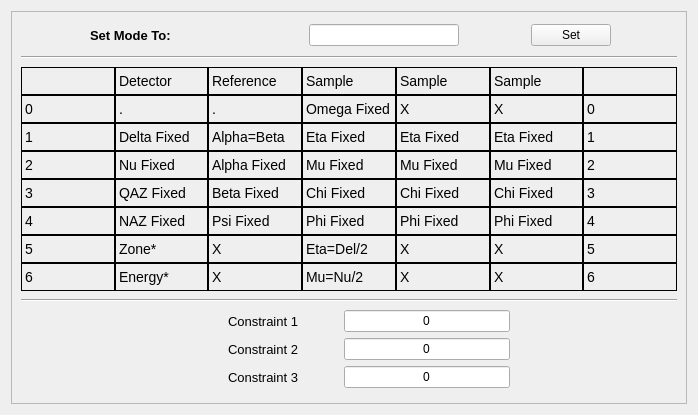
<?xml version="1.0" encoding="UTF-8"?>
<ui version="4.0">
 <class>Form</class>
 <widget class="QWidget" name="Form">
  <property name="geometry">
   <rect>
    <x>0</x>
    <y>0</y>
    <width>698</width>
    <height>415</height>
   </rect>
  </property>
  <property name="windowTitle">
   <string>Set mode</string>
  </property>
  <layout class="QVBoxLayout" name="verticalLayout">
   <item>
    <widget class="QFrame" name="frame">
     <property name="frameShape">
      <enum>QFrame::StyledPanel</enum>
     </property>
     <property name="frameShadow">
      <enum>QFrame::Raised</enum>
     </property>
     <layout class="QVBoxLayout" name="verticalLayout_5">
      <item>
       <layout class="QVBoxLayout" name="verticalLayout_4">
        <item>
         <layout class="QHBoxLayout" name="horizontalLayout_4">
          <item>
           <spacer name="horizontalSpacer">
            <property name="orientation">
             <enum>Qt::Horizontal</enum>
            </property>
            <property name="sizeHint" stdset="0">
             <size>
              <width>40</width>
              <height>20</height>
             </size>
            </property>
           </spacer>
          </item>
          <item>
           <widget class="QLabel" name="label_9">
            <property name="minimumSize">
             <size>
              <width>150</width>
              <height>0</height>
             </size>
            </property>
            <property name="font">
             <font>
              <pointsize>10</pointsize>
              <weight>75</weight>
              <bold>true</bold>
             </font>
            </property>
            <property name="styleSheet">
             <string notr="true"> QLabel {
    qproperty-alignment: AlignCenter;
    padding: 5px 0px;
    color: rgb(0, 0, 0);
    max-height: 18px;
    font-size: 10pt;
	font-weight: bold; 
}</string>
            </property>
            <property name="text">
             <string>Set Mode To:</string>
            </property>
           </widget>
          </item>
          <item>
           <spacer name="horizontalSpacer_2">
            <property name="orientation">
             <enum>Qt::Horizontal</enum>
            </property>
            <property name="sizeHint" stdset="0">
             <size>
              <width>40</width>
              <height>20</height>
             </size>
            </property>
           </spacer>
          </item>
          <item>
           <widget class="QLineEdit" name="mode_input">
            <property name="minimumSize">
             <size>
              <width>150</width>
              <height>0</height>
             </size>
            </property>
            <property name="maximumSize">
             <size>
              <width>150</width>
              <height>16777215</height>
             </size>
            </property>
            <property name="toolTip">
             <string>&lt;html&gt;&lt;head/&gt;&lt;body&gt;&lt;p&gt;Set a mode by passing the number correspondig to the table columns. Eg: 215 will set Nu Fixed, Alpha=Beta, Eta=Del/2&lt;/p&gt;&lt;/body&gt;&lt;/html&gt;</string>
            </property>
            <property name="maxLength">
             <number>5</number>
            </property>
            <property name="alignment">
             <set>Qt::AlignCenter</set>
            </property>
           </widget>
          </item>
          <item>
           <spacer name="horizontalSpacer_3">
            <property name="orientation">
             <enum>Qt::Horizontal</enum>
            </property>
            <property name="sizeHint" stdset="0">
             <size>
              <width>40</width>
              <height>20</height>
             </size>
            </property>
           </spacer>
          </item>
          <item>
           <widget class="QPushButton" name="mode_input_button">
            <property name="minimumSize">
             <size>
              <width>0</width>
              <height>0</height>
             </size>
            </property>
            <property name="text">
             <string>Set</string>
            </property>
            <property name="shortcut">
             <string>Return</string>
            </property>
           </widget>
          </item>
          <item>
           <spacer name="horizontalSpacer_4">
            <property name="orientation">
             <enum>Qt::Horizontal</enum>
            </property>
            <property name="sizeHint" stdset="0">
             <size>
              <width>40</width>
              <height>20</height>
             </size>
            </property>
           </spacer>
          </item>
         </layout>
        </item>
       </layout>
      </item>
      <item>
       <widget class="Line" name="line">
        <property name="orientation">
         <enum>Qt::Horizontal</enum>
        </property>
       </widget>
      </item>
      <item>
       <layout class="QGridLayout" name="gridLayout">
        <property name="spacing">
         <number>0</number>
        </property>
        <item row="6" column="4">
         <widget class="QLabel" name="label_mode53">
          <property name="styleSheet">
           <string notr="true"> QLabel {
    qproperty-alignment: AlignCenter;
    border: 1px solid rgb(0, 0, 0);
    padding: 5px 0px;
    color: rgb(0, 0, 0);
    max-height: 16px;
    font-size: 14px;
}</string>
          </property>
          <property name="text">
           <string>X</string>
          </property>
         </widget>
        </item>
        <item row="7" column="6">
         <widget class="QLabel" name="label_56">
          <property name="styleSheet">
           <string notr="true"> QLabel {
    qproperty-alignment: AlignCenter;
    border: 1px solid rgb(0, 0, 0);
    padding: 5px 0px;
    color: rgb(0, 0, 0);
    max-height: 16px;
    font-size: 14px;
}</string>
          </property>
          <property name="text">
           <string>6</string>
          </property>
         </widget>
        </item>
        <item row="5" column="1">
         <widget class="QLabel" name="label_mode40">
          <property name="styleSheet">
           <string notr="true"> QLabel {
    qproperty-alignment: AlignCenter;
    border: 1px solid rgb(0, 0, 0);
    padding: 5px 0px;
    color: rgb(0, 0, 0);
    max-height: 16px;
    font-size: 14px;
}</string>
          </property>
          <property name="text">
           <string>NAZ Fixed</string>
          </property>
         </widget>
        </item>
        <item row="0" column="1">
         <widget class="QLabel" name="label_2">
          <property name="styleSheet">
           <string notr="true"> QLabel {
    qproperty-alignment: AlignCenter;
    border: 1px solid rgb(0, 0, 0);
    padding: 5px 0px;
    color: rgb(0, 0, 0);
    max-height: 16px;
    font-size: 14px;
}</string>
          </property>
          <property name="text">
           <string>Detector</string>
          </property>
         </widget>
        </item>
        <item row="4" column="5">
         <widget class="QLabel" name="label_mode34">
          <property name="styleSheet">
           <string notr="true"> QLabel {
    qproperty-alignment: AlignCenter;
    border: 1px solid rgb(0, 0, 0);
    padding: 5px 0px;
    color: rgb(0, 0, 0);
    max-height: 16px;
    font-size: 14px;
}</string>
          </property>
          <property name="text">
           <string>Chi Fixed</string>
          </property>
         </widget>
        </item>
        <item row="1" column="5">
         <widget class="QLabel" name="label_mode04">
          <property name="styleSheet">
           <string notr="true"> QLabel {
    qproperty-alignment: AlignCenter;
    border: 1px solid rgb(0, 0, 0);
    padding: 5px 0px;
    color: rgb(0, 0, 0);
    max-height: 16px;
    font-size: 14px;
}</string>
          </property>
          <property name="text">
           <string>X</string>
          </property>
         </widget>
        </item>
        <item row="3" column="3">
         <widget class="QLabel" name="label_mode22">
          <property name="styleSheet">
           <string notr="true"> QLabel {
    qproperty-alignment: AlignCenter;
    border: 1px solid rgb(0, 0, 0);
    padding: 5px 0px;
    color: rgb(0, 0, 0);
    max-height: 16px;
    font-size: 14px;
}</string>
          </property>
          <property name="text">
           <string>Mu Fixed</string>
          </property>
         </widget>
        </item>
        <item row="3" column="4">
         <widget class="QLabel" name="label_mode23">
          <property name="styleSheet">
           <string notr="true"> QLabel {
    qproperty-alignment: AlignCenter;
    border: 1px solid rgb(0, 0, 0);
    padding: 5px 0px;
    color: rgb(0, 0, 0);
    max-height: 16px;
    font-size: 14px;
}</string>
          </property>
          <property name="text">
           <string>Mu Fixed</string>
          </property>
         </widget>
        </item>
        <item row="5" column="5">
         <widget class="QLabel" name="label_mode44">
          <property name="styleSheet">
           <string notr="true"> QLabel {
    qproperty-alignment: AlignCenter;
    border: 1px solid rgb(0, 0, 0);
    padding: 5px 0px;
    color: rgb(0, 0, 0);
    max-height: 16px;
    font-size: 14px;
}</string>
          </property>
          <property name="text">
           <string>Phi Fixed</string>
          </property>
         </widget>
        </item>
        <item row="0" column="4">
         <widget class="QLabel" name="label_5">
          <property name="styleSheet">
           <string notr="true"> QLabel {
    qproperty-alignment: AlignCenter;
    border: 1px solid rgb(0, 0, 0);
    padding: 5px 0px;
    color: rgb(0, 0, 0);
    max-height: 16px;
    font-size: 14px;
}</string>
          </property>
          <property name="text">
           <string>Sample</string>
          </property>
         </widget>
        </item>
        <item row="2" column="2">
         <widget class="QLabel" name="label_mode11">
          <property name="styleSheet">
           <string notr="true"> QLabel {
    qproperty-alignment: AlignCenter;
    border: 1px solid rgb(0, 0, 0);
    padding: 5px 0px;
    color: rgb(0, 0, 0);
    max-height: 16px;
    font-size: 14px;
}</string>
          </property>
          <property name="text">
           <string>Alpha=Beta</string>
          </property>
         </widget>
        </item>
        <item row="0" column="3">
         <widget class="QLabel" name="label_4">
          <property name="styleSheet">
           <string notr="true"> QLabel {
    qproperty-alignment: AlignCenter;
    border: 1px solid rgb(0, 0, 0);
    padding: 5px 0px;
    color: rgb(0, 0, 0);
    max-height: 16px;
    font-size: 14px;
}</string>
          </property>
          <property name="text">
           <string>Sample</string>
          </property>
         </widget>
        </item>
        <item row="7" column="4">
         <widget class="QLabel" name="label_mode63">
          <property name="styleSheet">
           <string notr="true"> QLabel {
    qproperty-alignment: AlignCenter;
    border: 1px solid rgb(0, 0, 0);
    padding: 5px 0px;
    color: rgb(0, 0, 0);
    max-height: 16px;
    font-size: 14px;
}</string>
          </property>
          <property name="text">
           <string>X</string>
          </property>
         </widget>
        </item>
        <item row="0" column="0">
         <widget class="QLabel" name="label">
          <property name="styleSheet">
           <string notr="true"> QLabel {
    qproperty-alignment: AlignCenter;
    border: 1px solid rgb(0, 0, 0);
    padding: 5px 0px;
    color: rgb(0, 0, 0);
    max-height: 16px;
    font-size: 14px;
}</string>
          </property>
          <property name="text">
           <string/>
          </property>
         </widget>
        </item>
        <item row="7" column="0">
         <widget class="QLabel" name="label_50">
          <property name="styleSheet">
           <string notr="true"> QLabel {
    qproperty-alignment: AlignCenter;
    border: 1px solid rgb(0, 0, 0);
    padding: 5px 0px;
    color: rgb(0, 0, 0);
    max-height: 16px;
    font-size: 14px;
}</string>
          </property>
          <property name="text">
           <string>6</string>
          </property>
         </widget>
        </item>
        <item row="2" column="0">
         <widget class="QLabel" name="label_15">
          <property name="styleSheet">
           <string notr="true"> QLabel {
    qproperty-alignment: AlignCenter;
    border: 1px solid rgb(0, 0, 0);
    padding: 5px 0px;
    color: rgb(0, 0, 0);
    max-height: 16px;
    font-size: 14px;
}</string>
          </property>
          <property name="text">
           <string>1</string>
          </property>
         </widget>
        </item>
        <item row="5" column="2">
         <widget class="QLabel" name="label_mode41">
          <property name="styleSheet">
           <string notr="true"> QLabel {
    qproperty-alignment: AlignCenter;
    border: 1px solid rgb(0, 0, 0);
    padding: 5px 0px;
    color: rgb(0, 0, 0);
    max-height: 16px;
    font-size: 14px;
}</string>
          </property>
          <property name="text">
           <string>Psi Fixed</string>
          </property>
         </widget>
        </item>
        <item row="1" column="1">
         <widget class="QLabel" name="label_mode00">
          <property name="styleSheet">
           <string notr="true"> QLabel {
    qproperty-alignment: AlignCenter;
    border: 1px solid rgb(0, 0, 0);
    padding: 5px 0px;
    color: rgb(0, 0, 0);
    max-height: 16px;
    font-size: 14px;
}</string>
          </property>
          <property name="text">
           <string>.</string>
          </property>
         </widget>
        </item>
        <item row="5" column="6">
         <widget class="QLabel" name="label_42">
          <property name="styleSheet">
           <string notr="true"> QLabel {
    qproperty-alignment: AlignCenter;
    border: 1px solid rgb(0, 0, 0);
    padding: 5px 0px;
    color: rgb(0, 0, 0);
    max-height: 16px;
    font-size: 14px;
}</string>
          </property>
          <property name="text">
           <string>4</string>
          </property>
         </widget>
        </item>
        <item row="3" column="5">
         <widget class="QLabel" name="label_mode24">
          <property name="styleSheet">
           <string notr="true"> QLabel {
    qproperty-alignment: AlignCenter;
    border: 1px solid rgb(0, 0, 0);
    padding: 5px 0px;
    color: rgb(0, 0, 0);
    max-height: 16px;
    font-size: 14px;
}</string>
          </property>
          <property name="text">
           <string>Mu Fixed</string>
          </property>
         </widget>
        </item>
        <item row="2" column="4">
         <widget class="QLabel" name="label_mode13">
          <property name="styleSheet">
           <string notr="true"> QLabel {
    qproperty-alignment: AlignCenter;
    border: 1px solid rgb(0, 0, 0);
    padding: 5px 0px;
    color: rgb(0, 0, 0);
    max-height: 16px;
    font-size: 14px;
}</string>
          </property>
          <property name="text">
           <string>Eta Fixed</string>
          </property>
         </widget>
        </item>
        <item row="5" column="3">
         <widget class="QLabel" name="label_mode42">
          <property name="styleSheet">
           <string notr="true"> QLabel {
    qproperty-alignment: AlignCenter;
    border: 1px solid rgb(0, 0, 0);
    padding: 5px 0px;
    color: rgb(0, 0, 0);
    max-height: 16px;
    font-size: 14px;
}</string>
          </property>
          <property name="text">
           <string>Phi Fixed</string>
          </property>
         </widget>
        </item>
        <item row="7" column="5">
         <widget class="QLabel" name="label_mode64">
          <property name="styleSheet">
           <string notr="true"> QLabel {
    qproperty-alignment: AlignCenter;
    border: 1px solid rgb(0, 0, 0);
    padding: 5px 0px;
    color: rgb(0, 0, 0);
    max-height: 16px;
    font-size: 14px;
}</string>
          </property>
          <property name="text">
           <string>X</string>
          </property>
         </widget>
        </item>
        <item row="0" column="2">
         <widget class="QLabel" name="label_3">
          <property name="styleSheet">
           <string notr="true"> QLabel {
    qproperty-alignment: AlignCenter;
    border: 1px solid rgb(0, 0, 0);
    padding: 5px 0px;
    color: rgb(0, 0, 0);
    max-height: 16px;
    font-size: 14px;
}</string>
          </property>
          <property name="text">
           <string>Reference</string>
          </property>
         </widget>
        </item>
        <item row="5" column="0">
         <widget class="QLabel" name="label_36">
          <property name="styleSheet">
           <string notr="true"> QLabel {
    qproperty-alignment: AlignCenter;
    border: 1px solid rgb(0, 0, 0);
    padding: 5px 0px;
    color: rgb(0, 0, 0);
    max-height: 16px;
    font-size: 14px;
}</string>
          </property>
          <property name="text">
           <string>4</string>
          </property>
         </widget>
        </item>
        <item row="4" column="4">
         <widget class="QLabel" name="label_mode33">
          <property name="styleSheet">
           <string notr="true"> QLabel {
    qproperty-alignment: AlignCenter;
    border: 1px solid rgb(0, 0, 0);
    padding: 5px 0px;
    color: rgb(0, 0, 0);
    max-height: 16px;
    font-size: 14px;
}</string>
          </property>
          <property name="text">
           <string>Chi Fixed</string>
          </property>
         </widget>
        </item>
        <item row="6" column="2">
         <widget class="QLabel" name="label_mode51">
          <property name="styleSheet">
           <string notr="true"> QLabel {
    qproperty-alignment: AlignCenter;
    border: 1px solid rgb(0, 0, 0);
    padding: 5px 0px;
    color: rgb(0, 0, 0);
    max-height: 16px;
    font-size: 14px;
}</string>
          </property>
          <property name="text">
           <string>X</string>
          </property>
         </widget>
        </item>
        <item row="3" column="0">
         <widget class="QLabel" name="label_22">
          <property name="styleSheet">
           <string notr="true"> QLabel {
    qproperty-alignment: AlignCenter;
    border: 1px solid rgb(0, 0, 0);
    padding: 5px 0px;
    color: rgb(0, 0, 0);
    max-height: 16px;
    font-size: 14px;
}</string>
          </property>
          <property name="text">
           <string>2</string>
          </property>
         </widget>
        </item>
        <item row="6" column="5">
         <widget class="QLabel" name="label_mode54">
          <property name="styleSheet">
           <string notr="true"> QLabel {
    qproperty-alignment: AlignCenter;
    border: 1px solid rgb(0, 0, 0);
    padding: 5px 0px;
    color: rgb(0, 0, 0);
    max-height: 16px;
    font-size: 14px;
}</string>
          </property>
          <property name="text">
           <string>X</string>
          </property>
         </widget>
        </item>
        <item row="1" column="3">
         <widget class="QLabel" name="label_mode02">
          <property name="styleSheet">
           <string notr="true"> QLabel {
    qproperty-alignment: AlignCenter;
    border: 1px solid rgb(0, 0, 0);
    padding: 5px 0px;
    color: rgb(0, 0, 0);
    max-height: 16px;
    font-size: 14px;
}</string>
          </property>
          <property name="text">
           <string>Omega Fixed</string>
          </property>
         </widget>
        </item>
        <item row="0" column="5">
         <widget class="QLabel" name="label_6">
          <property name="styleSheet">
           <string notr="true"> QLabel {
    qproperty-alignment: AlignCenter;
    border: 1px solid rgb(0, 0, 0);
    padding: 5px 0px;
    color: rgb(0, 0, 0);
    max-height: 16px;
    font-size: 14px;
}</string>
          </property>
          <property name="text">
           <string>Sample</string>
          </property>
         </widget>
        </item>
        <item row="0" column="6">
         <widget class="QLabel" name="label_7">
          <property name="styleSheet">
           <string notr="true"> QLabel {
    qproperty-alignment: AlignCenter;
    border: 1px solid rgb(0, 0, 0);
    padding: 5px 0px;
    color: rgb(0, 0, 0);
    max-height: 16px;
    font-size: 14px;
}</string>
          </property>
          <property name="text">
           <string/>
          </property>
         </widget>
        </item>
        <item row="4" column="0">
         <widget class="QLabel" name="label_29">
          <property name="styleSheet">
           <string notr="true"> QLabel {
    qproperty-alignment: AlignCenter;
    border: 1px solid rgb(0, 0, 0);
    padding: 5px 0px;
    color: rgb(0, 0, 0);
    max-height: 16px;
    font-size: 14px;
}</string>
          </property>
          <property name="text">
           <string>3</string>
          </property>
         </widget>
        </item>
        <item row="2" column="5">
         <widget class="QLabel" name="label_mode14">
          <property name="styleSheet">
           <string notr="true"> QLabel {
    qproperty-alignment: AlignCenter;
    border: 1px solid rgb(0, 0, 0);
    padding: 5px 0px;
    color: rgb(0, 0, 0);
    max-height: 16px;
    font-size: 14px;
}</string>
          </property>
          <property name="text">
           <string>Eta Fixed</string>
          </property>
         </widget>
        </item>
        <item row="1" column="2">
         <widget class="QLabel" name="label_mode01">
          <property name="styleSheet">
           <string notr="true"> QLabel {
    qproperty-alignment: AlignCenter;
    border: 1px solid rgb(0, 0, 0);
    padding: 5px 0px;
    color: rgb(0, 0, 0);
    max-height: 16px;
    font-size: 14px;
}</string>
          </property>
          <property name="text">
           <string>.</string>
          </property>
         </widget>
        </item>
        <item row="6" column="1">
         <widget class="QLabel" name="label_mode50">
          <property name="styleSheet">
           <string notr="true"> QLabel {
    qproperty-alignment: AlignCenter;
    border: 1px solid rgb(0, 0, 0);
    padding: 5px 0px;
    color: rgb(0, 0, 0);
    max-height: 16px;
    font-size: 14px;
}</string>
          </property>
          <property name="text">
           <string>Zone*</string>
          </property>
         </widget>
        </item>
        <item row="2" column="3">
         <widget class="QLabel" name="label_mode12">
          <property name="styleSheet">
           <string notr="true"> QLabel {
    qproperty-alignment: AlignCenter;
    border: 1px solid rgb(0, 0, 0);
    padding: 5px 0px;
    color: rgb(0, 0, 0);
    max-height: 16px;
    font-size: 14px;
}</string>
          </property>
          <property name="text">
           <string>Eta Fixed</string>
          </property>
         </widget>
        </item>
        <item row="7" column="2">
         <widget class="QLabel" name="label_mode61">
          <property name="styleSheet">
           <string notr="true"> QLabel {
    qproperty-alignment: AlignCenter;
    border: 1px solid rgb(0, 0, 0);
    padding: 5px 0px;
    color: rgb(0, 0, 0);
    max-height: 16px;
    font-size: 14px;
}</string>
          </property>
          <property name="text">
           <string>X</string>
          </property>
         </widget>
        </item>
        <item row="4" column="1">
         <widget class="QLabel" name="label_mode30">
          <property name="styleSheet">
           <string notr="true"> QLabel {
    qproperty-alignment: AlignCenter;
    border: 1px solid rgb(0, 0, 0);
    padding: 5px 0px;
    color: rgb(0, 0, 0);
    max-height: 16px;
    font-size: 14px;
}</string>
          </property>
          <property name="text">
           <string>QAZ Fixed</string>
          </property>
         </widget>
        </item>
        <item row="2" column="6">
         <widget class="QLabel" name="label_21">
          <property name="styleSheet">
           <string notr="true"> QLabel {
    qproperty-alignment: AlignCenter;
    border: 1px solid rgb(0, 0, 0);
    padding: 5px 0px;
    color: rgb(0, 0, 0);
    max-height: 16px;
    font-size: 14px;
}</string>
          </property>
          <property name="text">
           <string>1</string>
          </property>
         </widget>
        </item>
        <item row="7" column="3">
         <widget class="QLabel" name="label_mode62">
          <property name="styleSheet">
           <string notr="true"> QLabel {
    qproperty-alignment: AlignCenter;
    border: 1px solid rgb(0, 0, 0);
    padding: 5px 0px;
    color: rgb(0, 0, 0);
    max-height: 16px;
    font-size: 14px;
}</string>
          </property>
          <property name="text">
           <string>Mu=Nu/2</string>
          </property>
         </widget>
        </item>
        <item row="3" column="1">
         <widget class="QLabel" name="label_mode20">
          <property name="styleSheet">
           <string notr="true"> QLabel {
    qproperty-alignment: AlignCenter;
    border: 1px solid rgb(0, 0, 0);
    padding: 5px 0px;
    color: rgb(0, 0, 0);
    max-height: 16px;
    font-size: 14px;
}</string>
          </property>
          <property name="text">
           <string>Nu Fixed</string>
          </property>
         </widget>
        </item>
        <item row="2" column="1">
         <widget class="QLabel" name="label_mode10">
          <property name="styleSheet">
           <string notr="true"> QLabel {
    qproperty-alignment: AlignCenter;
    border: 1px solid rgb(0, 0, 0);
    padding: 5px 0px;
    color: rgb(0, 0, 0);
    max-height: 16px;
    font-size: 14px;
}</string>
          </property>
          <property name="text">
           <string>Delta Fixed</string>
          </property>
         </widget>
        </item>
        <item row="4" column="6">
         <widget class="QLabel" name="label_35">
          <property name="styleSheet">
           <string notr="true"> QLabel {
    qproperty-alignment: AlignCenter;
    border: 1px solid rgb(0, 0, 0);
    padding: 5px 0px;
    color: rgb(0, 0, 0);
    max-height: 16px;
    font-size: 14px;
}</string>
          </property>
          <property name="text">
           <string>3</string>
          </property>
         </widget>
        </item>
        <item row="6" column="0">
         <widget class="QLabel" name="label_43">
          <property name="styleSheet">
           <string notr="true"> QLabel {
    qproperty-alignment: AlignCenter;
    border: 1px solid rgb(0, 0, 0);
    padding: 5px 0px;
    color: rgb(0, 0, 0);
    max-height: 16px;
    font-size: 14px;
}</string>
          </property>
          <property name="text">
           <string>5</string>
          </property>
         </widget>
        </item>
        <item row="6" column="6">
         <widget class="QLabel" name="label_49">
          <property name="styleSheet">
           <string notr="true"> QLabel {
    qproperty-alignment: AlignCenter;
    border: 1px solid rgb(0, 0, 0);
    padding: 5px 0px;
    color: rgb(0, 0, 0);
    max-height: 16px;
    font-size: 14px;
}</string>
          </property>
          <property name="text">
           <string>5</string>
          </property>
         </widget>
        </item>
        <item row="1" column="6">
         <widget class="QLabel" name="label_14">
          <property name="styleSheet">
           <string notr="true"> QLabel {
    qproperty-alignment: AlignCenter;
    border: 1px solid rgb(0, 0, 0);
    padding: 5px 0px;
    color: rgb(0, 0, 0);
    max-height: 16px;
    font-size: 14px;
}</string>
          </property>
          <property name="text">
           <string>0</string>
          </property>
         </widget>
        </item>
        <item row="4" column="3">
         <widget class="QLabel" name="label_mode32">
          <property name="styleSheet">
           <string notr="true"> QLabel {
    qproperty-alignment: AlignCenter;
    border: 1px solid rgb(0, 0, 0);
    padding: 5px 0px;
    color: rgb(0, 0, 0);
    max-height: 16px;
    font-size: 14px;
}</string>
          </property>
          <property name="text">
           <string>Chi Fixed</string>
          </property>
         </widget>
        </item>
        <item row="3" column="2">
         <widget class="QLabel" name="label_mode21">
          <property name="styleSheet">
           <string notr="true"> QLabel {
    qproperty-alignment: AlignCenter;
    border: 1px solid rgb(0, 0, 0);
    padding: 5px 0px;
    color: rgb(0, 0, 0);
    max-height: 16px;
    font-size: 14px;
}</string>
          </property>
          <property name="text">
           <string>Alpha Fixed</string>
          </property>
         </widget>
        </item>
        <item row="4" column="2">
         <widget class="QLabel" name="label_mode31">
          <property name="styleSheet">
           <string notr="true"> QLabel {
    qproperty-alignment: AlignCenter;
    border: 1px solid rgb(0, 0, 0);
    padding: 5px 0px;
    color: rgb(0, 0, 0);
    max-height: 16px;
    font-size: 14px;
}</string>
          </property>
          <property name="text">
           <string>Beta Fixed</string>
          </property>
         </widget>
        </item>
        <item row="3" column="6">
         <widget class="QLabel" name="label_28">
          <property name="styleSheet">
           <string notr="true"> QLabel {
    qproperty-alignment: AlignCenter;
    border: 1px solid rgb(0, 0, 0);
    padding: 5px 0px;
    color: rgb(0, 0, 0);
    max-height: 16px;
    font-size: 14px;
}</string>
          </property>
          <property name="text">
           <string>2</string>
          </property>
         </widget>
        </item>
        <item row="1" column="4">
         <widget class="QLabel" name="label_mode03">
          <property name="styleSheet">
           <string notr="true"> QLabel {
    qproperty-alignment: AlignCenter;
    border: 1px solid rgb(0, 0, 0);
    padding: 5px 0px;
    color: rgb(0, 0, 0);
    max-height: 16px;
    font-size: 14px;
}</string>
          </property>
          <property name="text">
           <string>X</string>
          </property>
         </widget>
        </item>
        <item row="6" column="3">
         <widget class="QLabel" name="label_mode52">
          <property name="styleSheet">
           <string notr="true"> QLabel {
    qproperty-alignment: AlignCenter;
    border: 1px solid rgb(0, 0, 0);
    padding: 5px 0px;
    color: rgb(0, 0, 0);
    max-height: 16px;
    font-size: 14px;
}</string>
          </property>
          <property name="text">
           <string>Eta=Del/2</string>
          </property>
         </widget>
        </item>
        <item row="5" column="4">
         <widget class="QLabel" name="label_mode43">
          <property name="styleSheet">
           <string notr="true"> QLabel {
    qproperty-alignment: AlignCenter;
    border: 1px solid rgb(0, 0, 0);
    padding: 5px 0px;
    color: rgb(0, 0, 0);
    max-height: 16px;
    font-size: 14px;
}</string>
          </property>
          <property name="text">
           <string>Phi Fixed</string>
          </property>
         </widget>
        </item>
        <item row="7" column="1">
         <widget class="QLabel" name="label_mode60">
          <property name="styleSheet">
           <string notr="true"> QLabel {
    qproperty-alignment: AlignCenter;
    border: 1px solid rgb(0, 0, 0);
    padding: 5px 0px;
    color: rgb(0, 0, 0);
    max-height: 16px;
    font-size: 14px;
}</string>
          </property>
          <property name="text">
           <string>Energy*</string>
          </property>
         </widget>
        </item>
        <item row="1" column="0">
         <widget class="QLabel" name="label_8">
          <property name="styleSheet">
           <string notr="true"> QLabel {
    qproperty-alignment: AlignCenter;
    border: 1px solid rgb(0, 0, 0);
    padding: 5px 0px;
    color: rgb(0, 0, 0);
    max-height: 16px;
    font-size: 14px;
}</string>
          </property>
          <property name="text">
           <string>0</string>
          </property>
         </widget>
        </item>
       </layout>
      </item>
      <item>
       <widget class="Line" name="line_2">
        <property name="orientation">
         <enum>Qt::Horizontal</enum>
        </property>
       </widget>
      </item>
      <item>
       <layout class="QGridLayout" name="gridLayout_2">
        <item row="2" column="2">
         <widget class="QLineEdit" name="lineEdit_set_cons3">
          <property name="minimumSize">
           <size>
            <width>150</width>
            <height>0</height>
           </size>
          </property>
          <property name="maximumSize">
           <size>
            <width>250</width>
            <height>16777215</height>
           </size>
          </property>
          <property name="text">
           <string>0</string>
          </property>
          <property name="alignment">
           <set>Qt::AlignCenter</set>
          </property>
         </widget>
        </item>
        <item row="1" column="2">
         <widget class="QLineEdit" name="lineEdit_set_cons2">
          <property name="minimumSize">
           <size>
            <width>150</width>
            <height>0</height>
           </size>
          </property>
          <property name="maximumSize">
           <size>
            <width>250</width>
            <height>16777215</height>
           </size>
          </property>
          <property name="text">
           <string>0</string>
          </property>
          <property name="alignment">
           <set>Qt::AlignCenter</set>
          </property>
         </widget>
        </item>
        <item row="1" column="0">
         <spacer name="horizontalSpacer_5">
          <property name="orientation">
           <enum>Qt::Horizontal</enum>
          </property>
          <property name="sizeHint" stdset="0">
           <size>
            <width>40</width>
            <height>20</height>
           </size>
          </property>
         </spacer>
        </item>
        <item row="1" column="3">
         <spacer name="horizontalSpacer_6">
          <property name="minimumSize">
           <size>
            <width>150</width>
            <height>0</height>
           </size>
          </property>
          <property name="orientation">
           <enum>Qt::Horizontal</enum>
          </property>
          <property name="sizeHint" stdset="0">
           <size>
            <width>40</width>
            <height>20</height>
           </size>
          </property>
         </spacer>
        </item>
        <item row="2" column="1">
         <widget class="QLabel" name="label_set_cons3">
          <property name="minimumSize">
           <size>
            <width>150</width>
            <height>0</height>
           </size>
          </property>
          <property name="font">
           <font>
            <pointsize>10</pointsize>
           </font>
          </property>
          <property name="text">
           <string>Constraint 3</string>
          </property>
          <property name="alignment">
           <set>Qt::AlignCenter</set>
          </property>
         </widget>
        </item>
        <item row="0" column="2">
         <widget class="QLineEdit" name="lineEdit_set_cons1">
          <property name="sizePolicy">
           <sizepolicy hsizetype="Preferred" vsizetype="Fixed">
            <horstretch>0</horstretch>
            <verstretch>0</verstretch>
           </sizepolicy>
          </property>
          <property name="minimumSize">
           <size>
            <width>150</width>
            <height>0</height>
           </size>
          </property>
          <property name="maximumSize">
           <size>
            <width>250</width>
            <height>16777215</height>
           </size>
          </property>
          <property name="text">
           <string>0</string>
          </property>
          <property name="alignment">
           <set>Qt::AlignCenter</set>
          </property>
         </widget>
        </item>
        <item row="0" column="1">
         <widget class="QLabel" name="label_set_cons1">
          <property name="minimumSize">
           <size>
            <width>150</width>
            <height>0</height>
           </size>
          </property>
          <property name="font">
           <font>
            <pointsize>10</pointsize>
           </font>
          </property>
          <property name="text">
           <string>Constraint 1</string>
          </property>
          <property name="alignment">
           <set>Qt::AlignCenter</set>
          </property>
         </widget>
        </item>
        <item row="1" column="1">
         <widget class="QLabel" name="label_set_cons2">
          <property name="minimumSize">
           <size>
            <width>150</width>
            <height>0</height>
           </size>
          </property>
          <property name="font">
           <font>
            <pointsize>10</pointsize>
           </font>
          </property>
          <property name="text">
           <string>Constraint 2</string>
          </property>
          <property name="alignment">
           <set>Qt::AlignCenter</set>
          </property>
         </widget>
        </item>
       </layout>
      </item>
     </layout>
    </widget>
   </item>
  </layout>
 </widget>
 <resources/>
 <connections/>
</ui>
